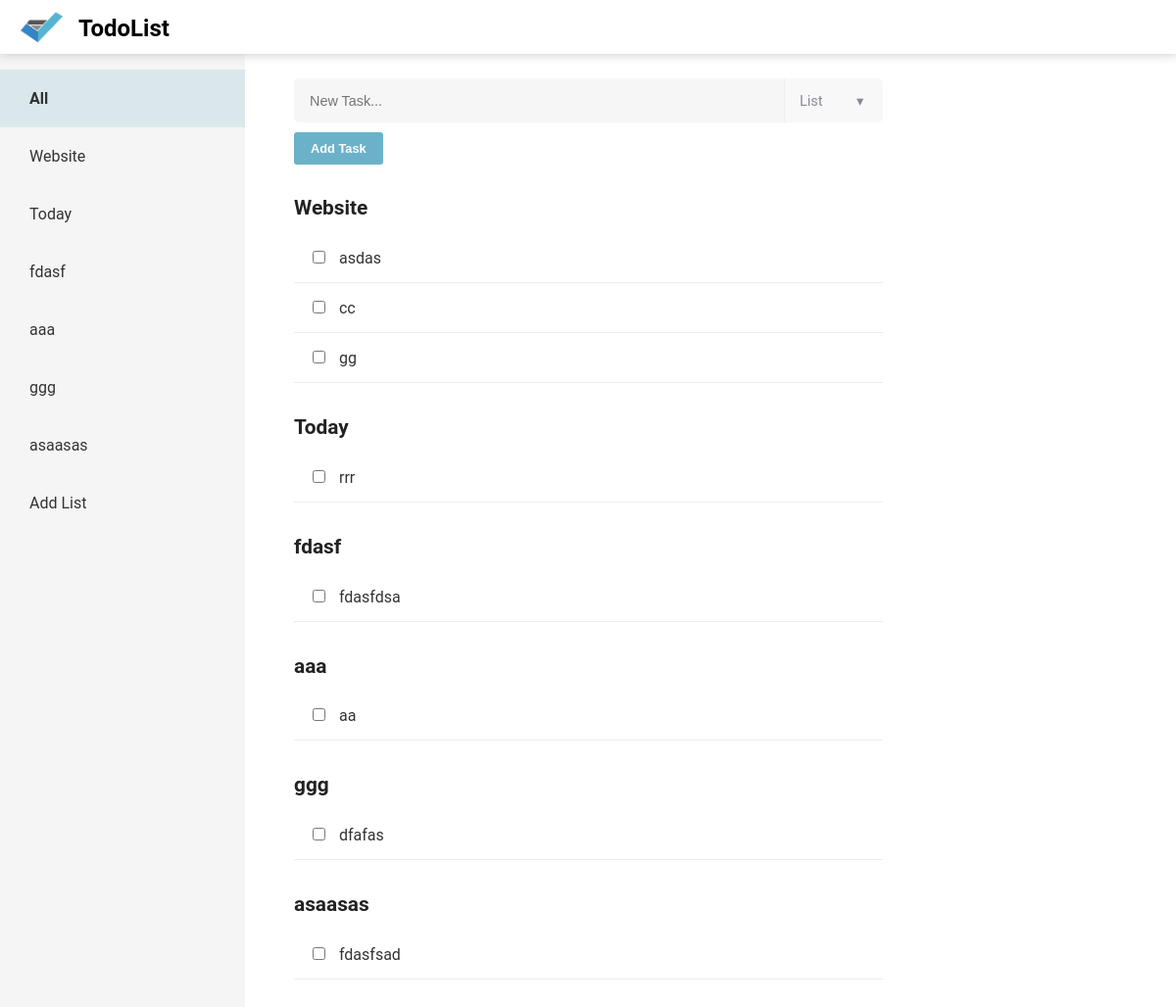
The page / on the database its author committed.
### list/models.py (models this page shows, shortened)
class Category(models.Model):
	name = models.CharField(max_length=50, unique=True, blank=False)

class Task(models.Model):
	PRIORITY_CHOICES = [('C', 'Critical'),('H','High'), ('M', 'Medium'), ('L', 'Low')]
	title = models.CharField(max_length=100)
	due_date = models.DateTimeField(blank=True, default=datetime.now)
	done = models.BooleanField(default=False)
	priority = models.CharField(choices=PRIORITY_CHOICES, max_length=10)
	category = models.ForeignKey('Category')

### list/views.py (the view)
# urls.py: 2. Add a URL to urlpatterns:  url(r'^$', views.home, name='home')
def home(request):
	categories = Category.objects.all()
	return render(request, "home.html", {"categories":categories})

### list/templates/home.html (shortened to what this page needs)
{% extends 'base.html' %}
{% load static %}
{% block content %}
<div class="sidebar" id="sidebar">
	<ul id="listTabs">
		<li class="side active" id="tabAll"><a onclick="openCategory('All')"> All </a></li>
		{% for c in categories %}
			{% with c.id|stringformat:"s" as cid %}
			<li class="side" id="{{'tab'|add:cid}}"><a onclick="openCategory('{{cid}}')"> {{ c.name }} </a></li>
			{% endwith %}
		{% endfor %}
		<li class="side" id="tabNewCategory"><a onclick="addCategory()"> Add List </a></li>
	</ul>
</div>
<div class="content">
	<div class="taskForm">
		<form id="newTask">
			<div class="textArea">
				<input type="text" name="newTask" placeholder="New Task..." id="taskTextInput" autocomplete="off">
				<div class="dropDown">
					<a class="categoryDropDown" id="categoryDropDown" onclick="showCategories()">
						<span id="selectedCategory">List&nbsp;&nbsp;</span><span id="downIcon">&#9662;</span>
					</a>
				</div>
			<div class="submitButton">
				<input type="submit" value="Add Task">
			</div>
		</form>
	</div>
	<div class="taskList" id="categoryContent">
		<ul id="listNames">
			{% for c in categories %}
				{% with c.id|stringformat:"s" as cid %}
				<div id="{{'category'|add:cid}}" class="catDetails">
				{% endwith %}
					<h1> {{ c.name }} </h1>
					{% for t in c.task_set.all %}
						{% with t.id|stringformat:"s" as taskid %}
						<li class="task" id="{{'taskDiv'|add:taskid}}">
							<a class="taskLink">
								<input type="checkbox" id="{{'check'|add:taskid}}" name="{{'check'|add:taskid}}">
								<span>{{ t.title }}</span>
							</a>
						</li>
						{% endwith %}
					{% endfor %}
					<br>
				</div>
			{% endfor %}
		</ul>
	</div>
</div>
{% endblock content %}

### static/styles.css (style rules this page uses)
body { margin: 0 auto; font-family: Roboto, sans-serif; }
ul { list-style-type: none; padding-left: 0; }
li.side { font-size: 1em; padding: 20px 30px; }
li.active { background-color: rgba(109, 179, 201, 0.2); }
.active > a { font-weight: bold; }
a { color: #333333; text-decoration: none; display: block; cursor: pointer; }
h1 { font-size: 1.3em; }
.sidebar { background-color: #f5f5f5; padding: 0; width: 250px; height: 100%; position: fixed; overflow: auto; z-index: 10; }
.taskForm { padding-top: 15px; }
input { cursor: pointer; }
input[type=text] { margin: 10px 0px; border-radius: 5px 5px 5px 5px; border: 1px solid rgba(50, 152, 207, 0.0) ; background-color: rgba(230,230,230,0.35); padding:15px; font-size: 0.9em; }
input[type=submit] { border: 1px solid rgba(0,0,0,0) ; color: white; background-color: #6bb2c9; border-radius: 3px; font-size: 0.8em; padding:8px 16px; font-weight: bold; float: left; }
input[type=checkbox] { margin-right: 10px; }
#taskTextInput { width: 500px; height: 45px; border-radius: 5px 0px 0px 5px; }
.task { padding: 15px; border-bottom: 1px solid #EDEDED; }
#categoryContent { height: 75%; overflow: auto; }
.content { margin-left: 300px; position: fixed; color: #222222; height: 100%; }
.textArea { display: inline-block; }
#taskTextInput { float: left; display:block; }
.dropDown { position:relative; float: left; background-color: rgba(230,230,230,0.3); width:100px; height:45px; margin: 10px 0px; border-radius: 0px 5px 5px 0px; border-left: 1px solid #EEEEEE; overflow: hidden; }
.categoryDropDown { color: #889; font-size: 0.9em; border-radius: 0px 5px 5px 0px; }
#selectedCategory { display: inline-block; padding: 15px; width: 38px; overflow: hidden; }
#downIcon { position: relative; top: -19px; left: 5px; }

### rows shown on the page
Category: name "Website"
Category: name "Today"
Category: name "fdasf"
Category: name "aaa"
Category: name "ggg"
Category: name "asaasas"
Task: title "asdas"
Task: title "cc"
Task: title "gg"
Task: title "rrr"
Task: title "fdasfdsa"
Task: title "aa"
Task: title "dfafas"
Task: title "fdasfsad"
